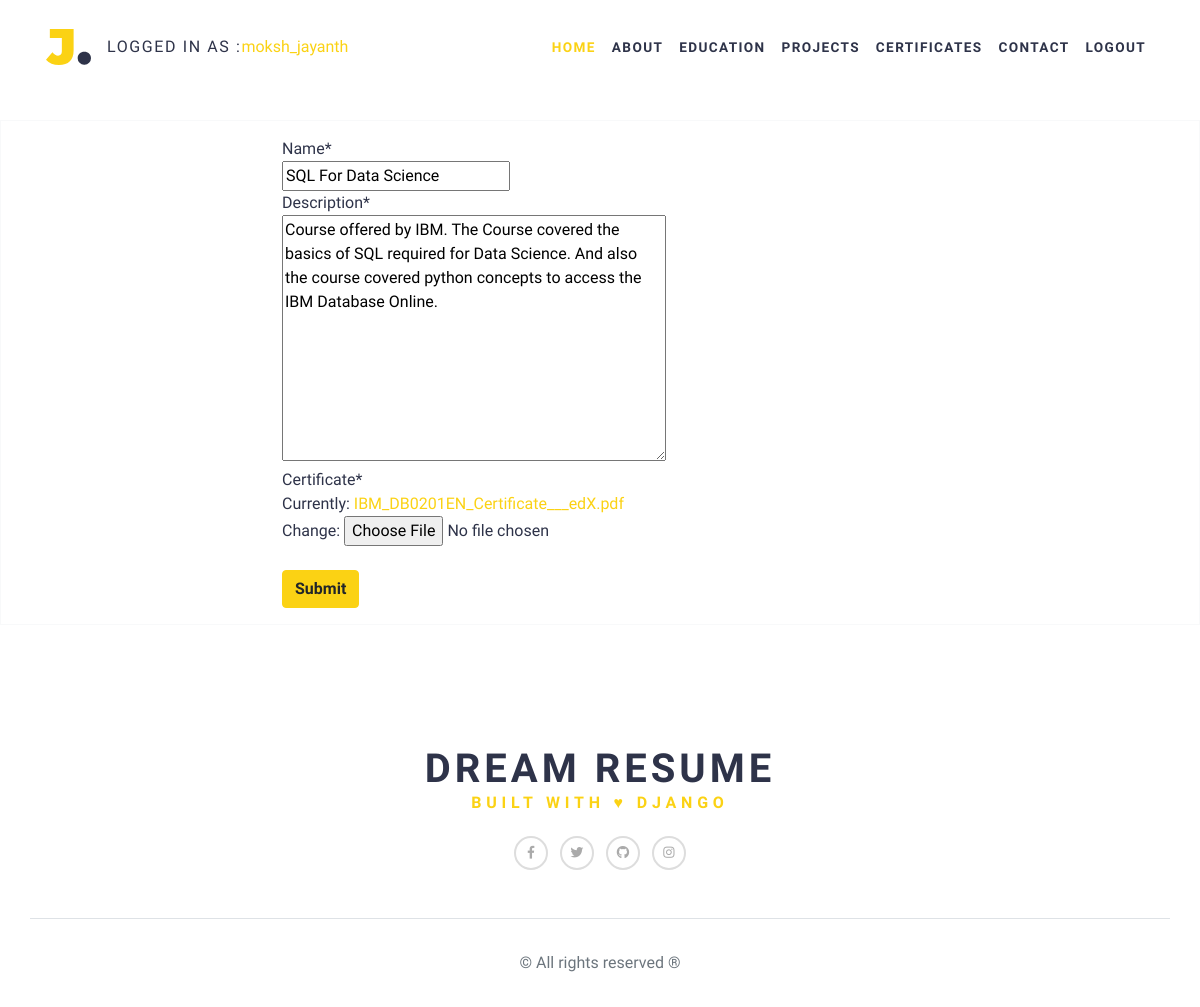
The page /form/skillform/detail/1/update (signed in) on the database its author committed.
### content/models.py (models this page shows, shortened)
class User(AbstractUser):
    pass

class Skill(models.Model):
    user_profile = models.ForeignKey(UserProfile, on_delete=models.CASCADE)
    name = models.CharField(max_length=60)
    description = models.TextField()
    certificate = models.FileField(max_length=455)

### content/views.py (the view, shortened to what this page needs)
# urls.py: path('skillform/detail/<int:pk>/update', UpdateSkill.as_view(),name="update-skill"),
class UpdateSkill(LoginRequiredMixin, UpdateView):
    template_name = "content/skill_form.html"
    queryset = Skill.objects.all()
    form_class = SkillForm

### content/forms.py
class SkillForm(forms.ModelForm):
    class Meta:
        model = Skill
        fields = (
            'name',
            'description',
            'certificate'
        )

### content/templates/content/skill_form.html (shortened to what this page needs)
{% extends "base.html" %}
{% load crispy_forms_tags %}
{% block content %}
<div class="border border-light p-3 mb-4">
<div class="d-flex align-items-center justify-content-center">
 <form method="post" enctype="multipart/form-data" novalidate>
    <div class="row">
      <div class="col-14">
        {{ form.name|as_crispy_field }}
      </div>
      <div class="col-14">
        {{ form.description|as_crispy_field }}
      </div>
    </div>
    {{ form.certificate|as_crispy_field }}
    <br>
    <button type="submit" class="btn btn-primary">Submit</button>
  </form>
</div>
</div>
{% endblock content %}

### templates/header.html (shortened to what this page needs)
{% load static %}
<header class="header">
      <nav class="navbar navbar-light navbar-expand-lg fixed-top" id="navbar">
        <div class="container"><a class="navbar-brand" href=" "><img src="{% static 'img/logo.svg' %}" alt="" width="45"></a>
        {% if request.user.is_authenticated %}
        <span class="text-uppercase">Logged in as :</span> <span class="text-primary">{{request.user.username}}</span>
        {% endif %}
          <div class="collapse navbar-collapse" id="navbarSupportedContent">
            <ul class="navbar-nav ms-auto">
              <li class="nav-item"><a class="nav-link text-uppercase active" href="/#hero">Home <span class="sr-only">(current)</span></a></li>
              <li class="nav-item"><a class="nav-link text-uppercase" href="/#about">About</a></li>
              <li class="nav-item"><a class="nav-link text-uppercase" href="/#education">Education</a></li>
              <li class="nav-item"><a class="nav-link text-uppercase" href="/#experience">Projects</a></li>
              <li class="nav-item"><a class="nav-link text-uppercase" href="#expertise">Certificates</a></li>
              <li class="nav-item"><a class="nav-link text-uppercase" href="/#contact">Contact</a></li>
              {% if request.user.is_authenticated %}
              <li class="nav-item"><a class="nav-link text-uppercase" href={% url 'logout'  %}>Logout</a></li>
              {% else %}
              <li class="nav-item"><a class="nav-link text-uppercase" href={% url 'signup'  %}>Sign Up</a></li>
              {% endif %}
            </ul>
          </div>
        </div>
      </nav>
    </header>

### rows shown on the page
User: user.username "moksh_jayanth"
Skill: name "SQL For Data Science", description "Course offered by IBM. The Course covered the basics of SQL required for Data Science. And also the course covered python concepts to access the IBM Database Online."
